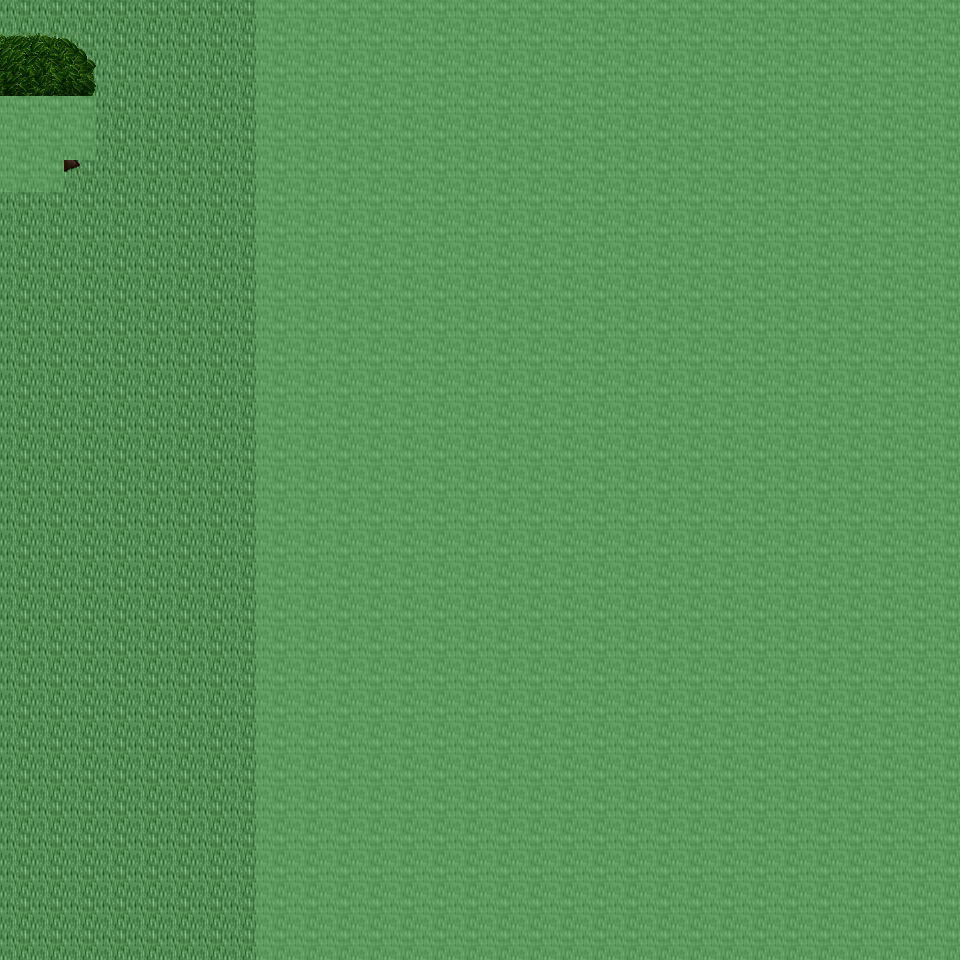

Tiled map render using the project's own tile images. Description and the map definition, with tile-layer contents summarised, below:
An orthogonal 30x30 tile map with 32x32 px tiles, 6 tile layers (Ground, Object, Object2, Above, ...), 10 tilesets and 4 objects (4x mapchange).

<map version="1.0" orientation="orthogonal" renderorder="right-down" width="30" height="30" tilewidth="32" tileheight="32" nextobjectid="5">
  <tileset firstgid="1" name="tileset_ground_ground" tilewidth="32" tileheight="32" tilecount="33" columns="3">
    <image source="../drawable/tileset_ground_ground.png" width="96" height="352" />
  </tileset>
  <tileset firstgid="34" name="tileset_ground_water_pool" tilewidth="32" tileheight="32" tilecount="72" columns="3">
    <image source="../drawable/tileset_ground_water_pool.png" width="96" height="768" />
  </tileset>
  <tileset firstgid="106" name="tileset_plant_tree_tree_darkgreen" tilewidth="32" tileheight="32" tilecount="88" columns="8">
    <image source="../drawable/tileset_plant_tree_tree_darkgreen.png" width="256" height="352" />
  </tileset>
  <tileset firstgid="194" name="tileset_ground_grass_edges" tilewidth="32" tileheight="32" tilecount="36" columns="12">
    <image source="../drawable/tileset_ground_grass_edges.png" width="384" height="96" />
  </tileset>
  <tileset firstgid="230" name="tileset_ground_grass_corners" tilewidth="32" tileheight="32" tilecount="24" columns="6">
    <image source="../drawable/tileset_ground_grass_corners.png" width="192" height="128" />
  </tileset>
  <tileset firstgid="254" name="tileset_plant_grasses" tilewidth="32" tileheight="32" tilecount="6" columns="3">
    <image source="../drawable/tileset_plant_grasses.png" width="96" height="64" />
  </tileset>
  <tileset firstgid="260" name="tileset_plant_flower_daisy_yellow" tilewidth="32" tileheight="32" tilecount="8" columns="2">
    <image source="../drawable/tileset_plant_flower_daisy_yellow.png" width="64" height="128" />
  </tileset>
  <tileset firstgid="268" name="tileset_plant_flower_daisy_blue" tilewidth="32" tileheight="32" tilecount="8" columns="2">
    <image source="../drawable/tileset_plant_flower_daisy_blue.png" width="64" height="128" />
  </tileset>
  <tileset firstgid="276" name="tileset_logic_collision" tilewidth="32" tileheight="32" tilecount="1" columns="1">
    <image source="../drawable/tileset_logic_collision.png" width="32" height="32" />
  </tileset>
  <tileset firstgid="277" name="tileset_building_death_tower" tilewidth="32" tileheight="32" tilecount="252" columns="9">
    <image source="../drawable/tileset_building_death_tower.png" width="288" height="896" />
  </tileset>
  <layer name="Ground" width="30" height="30">
    <data>[900 cells, 900 non-empty, 1 distinct tile ids]</data>
  </layer>
  <layer name="Object" width="30" height="30">
    <data>[900 cells, 666 non-empty, 24 distinct tile ids]</data>
  </layer>
  <layer name="Object2" width="30" height="30">
    <data>[900 cells, 0 non-empty, 0 distinct tile ids]</data>
  </layer>
  <layer name="Above" width="30" height="30">
    <data>[900 cells, 9 non-empty, 9 distinct tile ids]</data>
  </layer>
  <layer name="Above2" width="30" height="30">
    <data>[900 cells, 0 non-empty, 0 distinct tile ids]</data>
  </layer>
  <layer name="Walkable" width="30" height="30">
    <data>[900 cells, 668 non-empty, 1 distinct tile ids]</data>
  </layer>
  <objectgroup name="MapEvents">
    <object id="1" name="north" type="mapchange" x="0" y="0" width="256" height="32">
      <properties>
        <property name="map" value="0_ados_mountain_n2_w2_x4_y0" />
        <property name="place" value="south" />
      </properties>
    </object>
    <object id="2" name="south" type="mapchange" x="0" y="928" width="256" height="32">
      <properties>
        <property name="map" value="0_ados_mountain_n2_w2_x4_y2" />
        <property name="place" value="north" />
      </properties>
    </object>
    <object id="3" name="west" type="mapchange" x="0" y="0" width="32" height="96">
      <properties>
        <property name="map" value="0_ados_mountain_n2_w2_x3_y1" />
        <property name="place" value="east" />
      </properties>
    </object>
    <object id="4" name="west2" type="mapchange" x="0" y="192" width="32" height="768">
      <properties>
        <property name="map" value="0_ados_mountain_n2_w2_x3_y1" />
        <property name="place" value="east2" />
      </properties>
    </object>
  </objectgroup>
</map>
